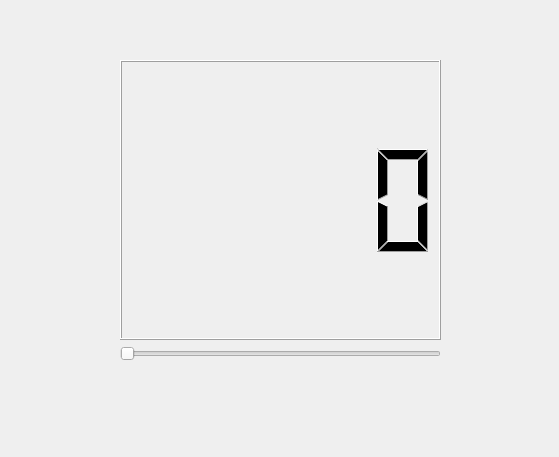
<?xml version="1.0" encoding="UTF-8"?>
<ui version="4.0">
 <class>MyWidget</class>
 <widget class="QWidget" name="MyWidget">
  <property name="geometry">
   <rect>
    <x>0</x>
    <y>0</y>
    <width>559</width>
    <height>457</height>
   </rect>
  </property>
  <property name="windowTitle">
   <string>MyWidget</string>
  </property>
  <widget class="QWidget" name="verticalLayoutWidget">
   <property name="geometry">
    <rect>
     <x>120</x>
     <y>60</y>
     <width>321</width>
     <height>301</height>
    </rect>
   </property>
   <layout class="QVBoxLayout" name="mainLayout">
    <item>
     <widget class="QLCDNumber" name="lcd"/>
    </item>
    <item>
     <widget class="QSlider" name="myslider">
      <property name="orientation">
       <enum>Qt::Horizontal</enum>
      </property>
     </widget>
    </item>
   </layout>
  </widget>
 </widget>
 <resources/>
 <connections>
  <connection>
   <sender>myslider</sender>
   <signal>valueChanged(int)</signal>
   <receiver>lcd</receiver>
   <slot>display(int)</slot>
   <hints>
    <hint type="sourcelabel">
     <x>280</x>
     <y>350</y>
    </hint>
    <hint type="destinationlabel">
     <x>280</x>
     <y>197</y>
    </hint>
   </hints>
  </connection>
 </connections>
</ui>
